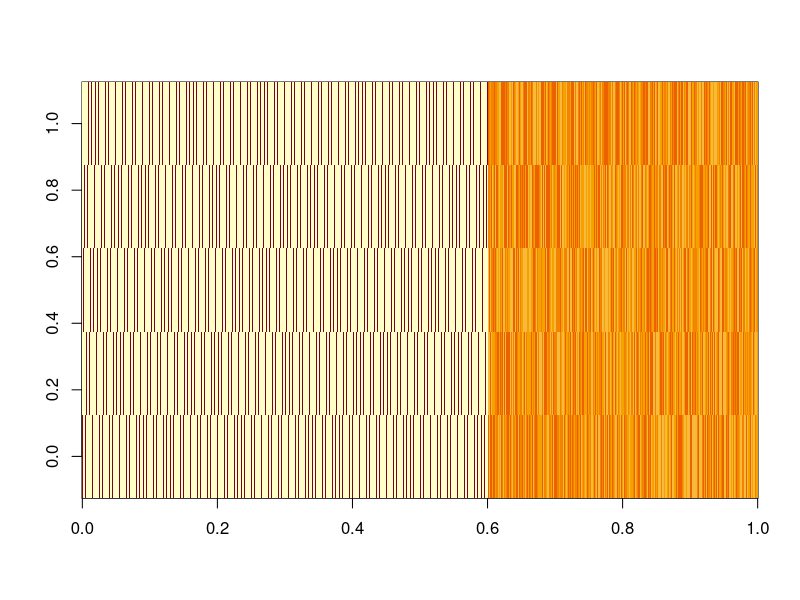
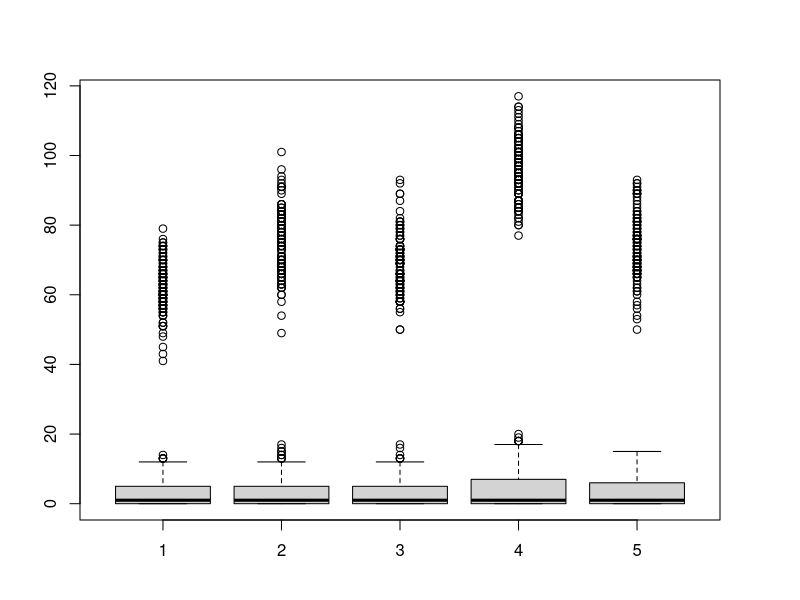
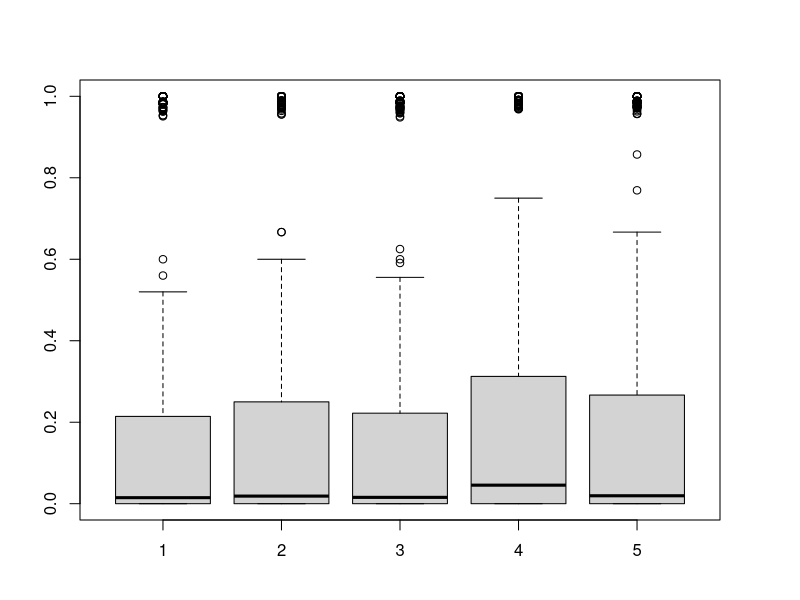
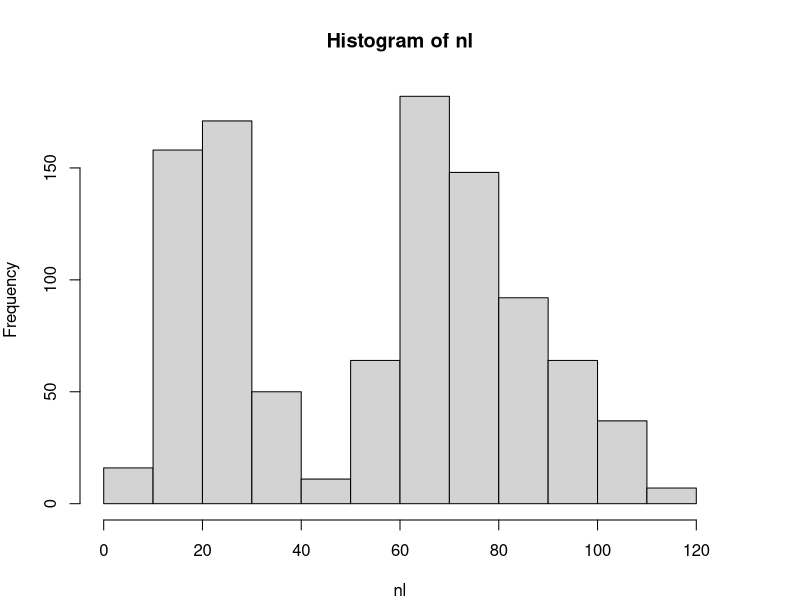
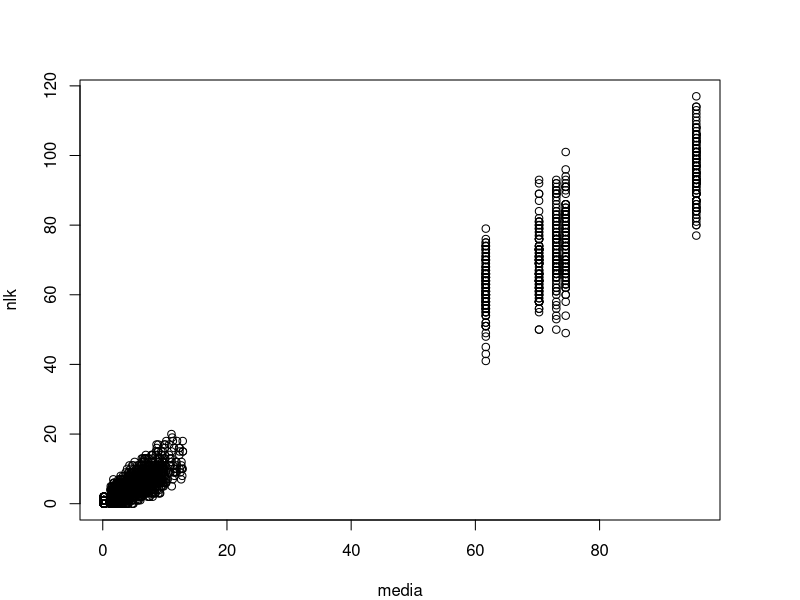
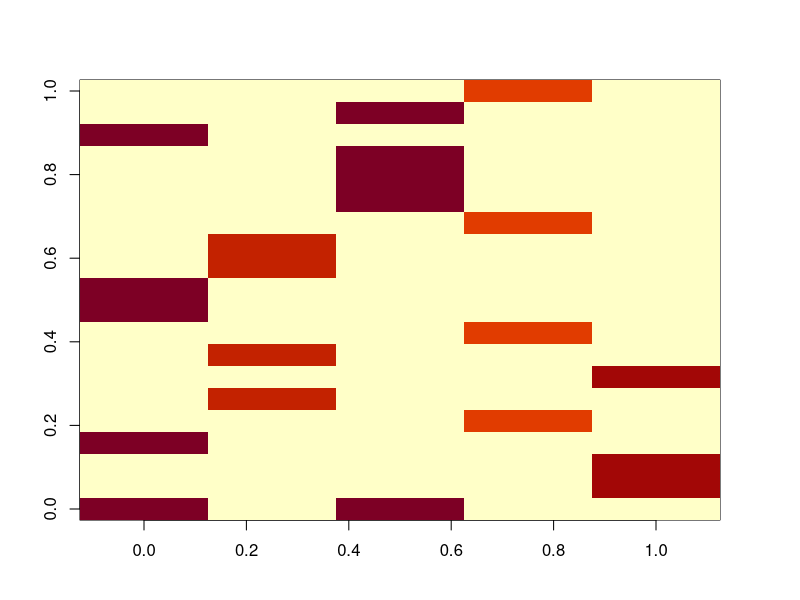
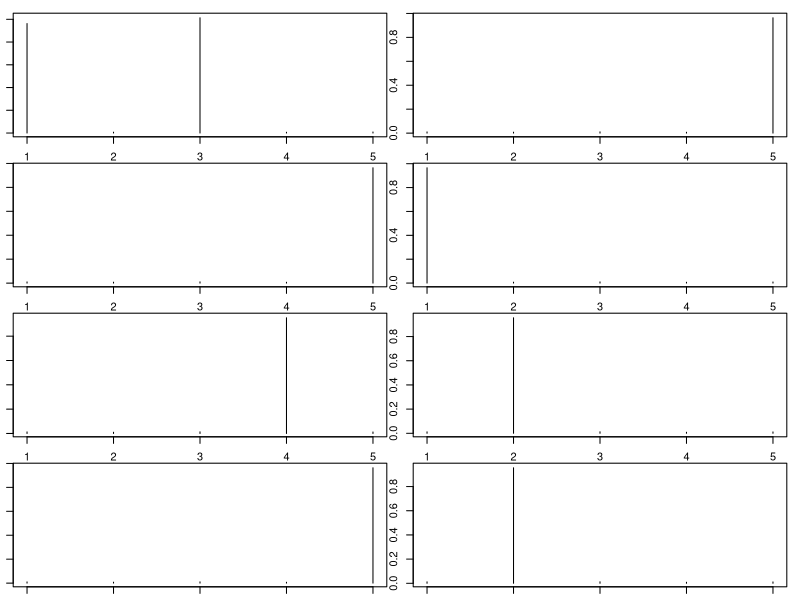
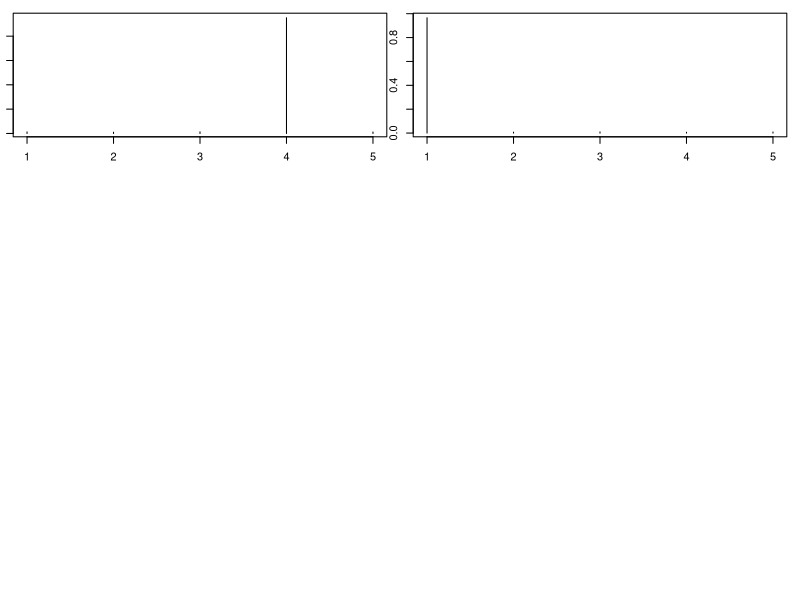

Source code (R) for these figures, in order: (Note: this script raises an error after producing the figures.)
rm(list=ls(all=TRUE))
library(MCMCpack)
set.seed(1)

nloc=1000
nspp=100
ncommun=5

#design matrix
xmat=matrix(runif(nloc*ncommun,min=-1,max=1),nloc,ncommun)

#pure sites
tmp=matrix(-3,ncommun,ncommun)
diag(tmp)=3
num1=floor(nloc/ncommun)
for (i in 1:120){
  seq1=(ncommun*(i-1)+1):(ncommun*i)
  xmat[seq1,]=tmp
}
image(xmat[1:(num1*ncommun),])

#parameters
lambda.true=lambda=runif(ncommun,min=3,max=5)
betas.true=betas=diag(1,ncommun)

#get means
lambda1=matrix(lambda,nloc,ncommun,byrow=T)
media.true=media=exp(log(lambda1)+xmat%*%betas); range(media)
head(media)

#generate N_lk
par(mfrow=c(1,1),mar=rep(4,4))
nlk=matrix(NA,nloc,ncommun)
for (i in 1:ncommun){
  nlk[,i]=rpois(nloc,media[,i])
}
nlk.true=nlk; boxplot(nlk)
z=nlk/apply(nlk,1,sum); apply(z,1,sum); boxplot(z); apply(z,2,range); apply(z>0.6,2,mean)
nl=apply(nlk,1,sum)
hist(nl)
sum(nl)

plot(media,nlk)

#generate phi (assuming that each species is strongly present in a single group) 
# x=0:4
# z=dbinom(x,size=4,prob=0.05)
# plot(x+1,z,type='h')

phi=matrix(0.01,ncommun,nspp)
num=floor(nspp/ncommun)
for (i in 1:nspp){
  n=rbinom(1,size=1,prob=0.1)+1
  ind=sample(1:ncommun,size=n)
  phi[ind,i]=1
}
phi.true=phi=phi/matrix(apply(phi,1,sum),ncommun,nspp)
apply(phi,1,sum)

image(phi[,1:20])

#per species
par(mfrow=c(4,2),mar=rep(1,4))
for (i in 1:(ncommun*2)) plot(phi[,i]/sum(phi[,i]),type='h')

par(mfrow=c(4,2),mar=rep(1,4))
for (i in 1:ncommun) plot(phi[i,],type='h')

# for (i in 1:nspp){ #add some zeroes
#   ind=sample(1:ncommun,size=1)
#   tmp[ind,i]=runif(1,min=0.5,max=1)
# }
# phi=tmp/matrix(rowSums(tmp),ncommun,nspp) #re-scale to make sure it sums to 1
# round(phi[,1:20],2)
# table(round(phi,2))

unique(rowSums(phi))
phi.true=phi
image(phi)

#generate actual observations y
array.lsk=array(0,dim=c(nloc,nspp,ncommun))
for (i in 1:nloc){
  for (k in 1:ncommun){
    array.lsk[i,,k]=rmultinom(1,size=nlk[i,k],prob=phi[k,])
  }
}
array.lsk.true=array.lsk
y=apply(array.lsk,c(1,2),sum)
nks=t(apply(array.lsk,c(2,3),sum))
image(y)
plot(phi,nks)

#checking if it makes sense
plot(apply(array.lsk,c(1,3),sum),nlk)
lines(c(0,1000),c(0,1000))

#look at stuff to make sure it makes sense
phi.estim=nks/matrix(rowSums(nks),ncommun,nspp)
plot(phi.true,phi.estim)
nks.true=nks

#export results
setwd('U:\\GIT_models\\git_LDA_MS')
nome='fake data.csv'
colnames(y)=paste('spp',1:nspp,sep='')
rownames(y)=paste('loc',1:nloc,sep='')
write.csv(y,nome,row.names=F)    

nome='fake data xmat.csv'
write.csv(xmat,nome,row.names=F)    
